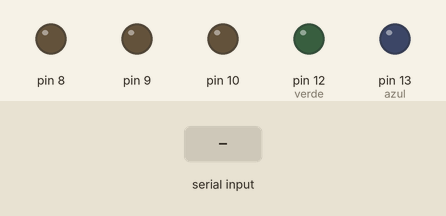
The sketch below on a simulated Arduino Uno, built with avr-gcc and run on an emulated ATmega328P. On the bench: output pins drawn as LEDs (lit = HIGH). The inputs (shaded band) are chosen by the test bench.

Above: at 1.2 s.
1.3 s: "J" received over the second serial link
At 2.3 s:
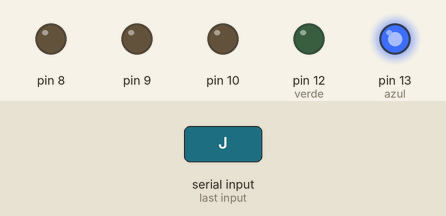
2.8 s: "D" received over the second serial link
At 3.4 s:
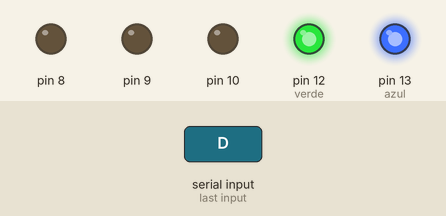
4.3 s: "B" received over the second serial link
At 5.5 s:
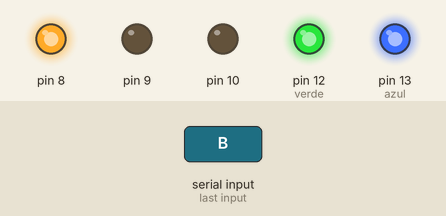
5.8 s: "Z" received over the second serial link
At 6.9 s:
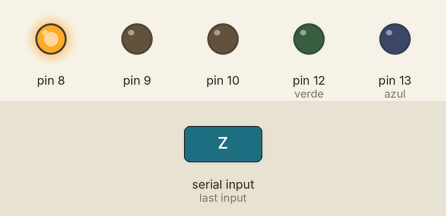
7.3 s: "1" received over the second serial link
At 8.0 s:
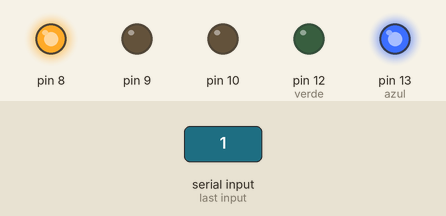
8.8 s: "3" received over the second serial link
At 9.2 s:
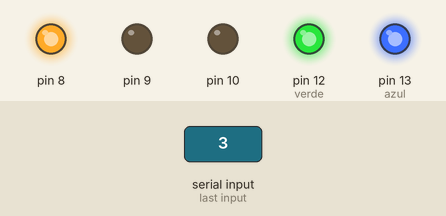
Timing chart, 0 to 11.3 s (numbered marks = the images above; inputs shaded):
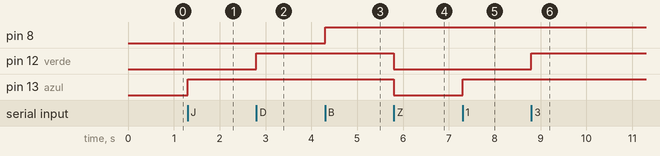

The sketch:

brinquedo_RGB02.ino
```cpp
#include <SoftwareSerial.h>

bool AZUL = false;
bool VERDE = false;
bool VERMELHO = false;

#define azul 13
#define verde 12
#define vermelho 11

SoftwareSerial bluetooth(4, 5); //TX, RX (Bluetooth)

int comando;
int BLUE;

void setup() {
  bluetooth.begin(9600);
  pinMode(azul, OUTPUT);//13
  pinMode(verde, OUTPUT);//12
  pinMode(12, OUTPUT);

  pinMode(8,OUTPUT);
  pinMode(9,OUTPUT);
  pinMode(10,OUTPUT);
}

void loop() {
  if (bluetooth.available() > 0) {
    comando = bluetooth.read();
  switch (comando) {
    case 'J':
      digitalWrite(13, HIGH);
      break;

    case '1':
      AZUL = !AZUL;
      digitalWrite(13, AZUL);
      break;

    case 'Z':
      digitalWrite(13, LOW);
      digitalWrite(12, LOW);
      digitalWrite(3, LOW);
      break;

    case 'D':
      digitalWrite(12, HIGH);
      break;

    case '3':
    VERMELHO = !VERMELHO;
      digitalWrite(12, VERMELHO);
      break;

    case 'H':
      digitalWrite(verde, HIGH);
      break;

    case '2':
    VERDE = !VERDE;
      digitalWrite(3, VERDE);
      break;

    case 'B':
    BLUE = (bluetooth.read());
    digitalWrite(8, BLUE);

    }
  }
}
```

Measured:
- after the input at 1.3 s, pin 13 (azul): LOW → HIGH at once
- after the input at 2.8 s, pin 12 (verde): LOW → HIGH at once
- after the input at 4.3 s, pin 8: LOW → HIGH at once
- after the input at 5.8 s, pin 12 (verde), pin 13 (azul): HIGH → LOW at once
- after the input at 7.3 s, pin 13 (azul): LOW → HIGH at once
- after the input at 8.8 s, pin 12 (verde): LOW → HIGH at once
